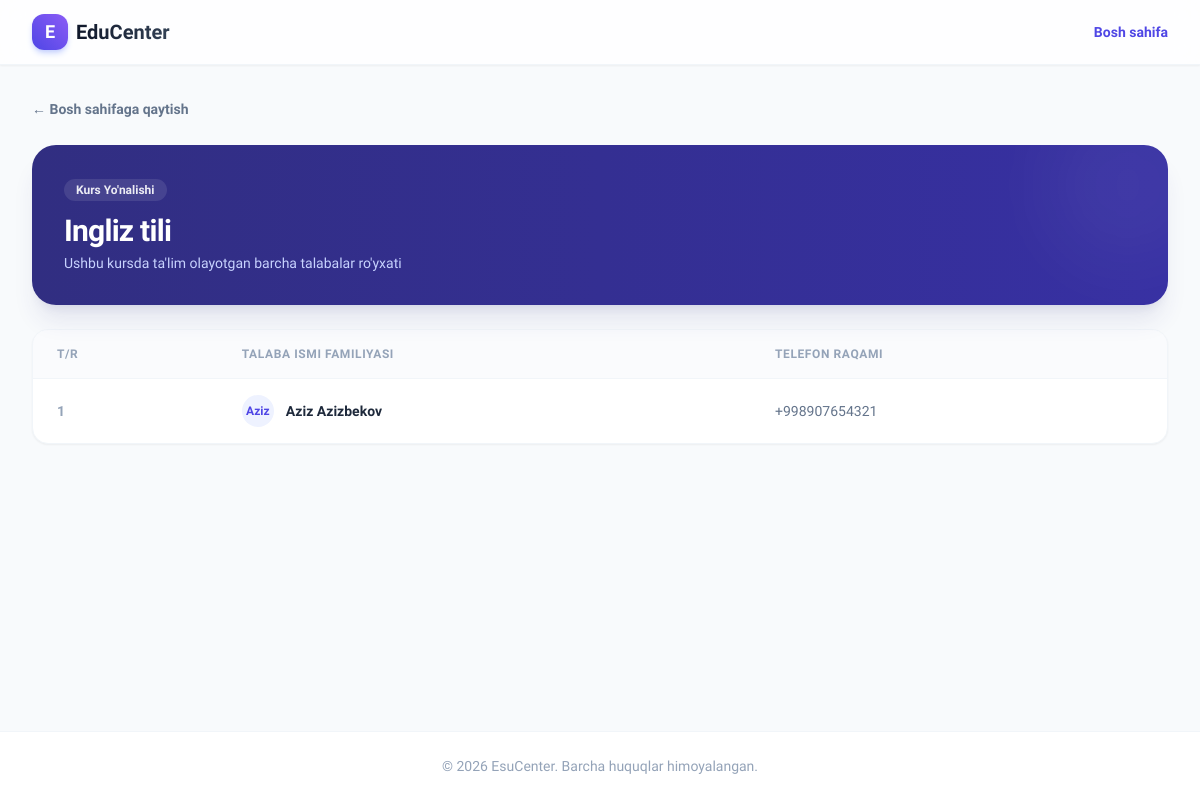
/courses/1, run on the app's committed database.
### courses/models.py (models this page shows, shortened)
class Course(models.Model):
    title = models.CharField(max_length=100)
    description = models.TextField()
    duration = models.IntegerField()
    price = models.IntegerField()

class Student(models.Model):
    first_name = models.CharField(max_length=100)
    last_name = models.CharField(max_length=100)
    birth_year = models.PositiveSmallIntegerField()
    phone_number = models.CharField(max_length=13)
    course = models.ForeignKey(Course, on_delete=models.CASCADE)

### courses/views.py (the view)
# urls.py: path('courses/<int:course_id>', student_by_course, name='student_by_course'),
def student_by_course(request, course_id):
    courses = Course.objects.all()
    students = Student.objects.filter(course_id=course_id)
    course = Course.objects.get(id=course_id)
    context = {
        'courses': courses,
        'course': course,
        'students': students,
        'title': course.title
    }
    return render(request, 'courses/student_by_course.html', context)

### templates/courses/student_by_course.html
{% extends 'base.html' %}
{% block content %}
<div class="space-y-6">
    <div>
        <a href="{% url 'home' %}" class="inline-flex items-center text-sm font-semibold text-slate-500 hover:text-indigo-600 gap-2 transition">
            &larr; Bosh sahifaga qaytish
        </a>
    </div>
    <div class="bg-gradient-to-r from-indigo-900 to-indigo-800 rounded-3xl p-8 text-white shadow-xl shadow-indigo-900/10 relative overflow-hidden">
        <div class="absolute -right-10 -top-10 w-40 h-40 bg-white/5 rounded-full blur-2xl"></div>
        <span class="px-3 py-1 bg-white/10 text-white/90 text-xs font-semibold rounded-full backdrop-blur-sm">Kurs Yo'nalishi</span>
        <h1 class="text-3xl font-extrabold mt-3 tracking-tight">{{ course.title }}</h1>
        <p class="text-indigo-200 text-sm mt-1">Ushbu kursda ta'lim olayotgan barcha talabalar ro'yxati</p>
    </div>
    <div class="bg-white rounded-2xl border border-slate-100 shadow-sm overflow-hidden">
        <table class="w-full text-left border-collapse">
            <thead>
                <tr class="bg-slate-50/70 border-b border-slate-100 text-slate-400 text-xs font-bold uppercase tracking-wider">
                    <th class="py-4 px-6">T/r</th>
                    <th class="py-4 px-6">Talaba Ismi Familiyasi</th>
                    <th class="py-4 px-6">Telefon Raqami</th>
            </thead>
            <tbody class="divide-y divide-slate-100 text-sm text-slate-600">
                {% for student in students %}
                <tr class="hover:bg-slate-50/80 transition-colors">
                    <td class="py-4 px-6 font-semibold text-slate-400">{{ forloop.counter }}</td>
                    <td class="py-4 px-6">
                        <div class="flex items-center gap-3">
                            <div class="w-8 h-8 rounded-full bg-indigo-50 text-indigo-600 font-bold text-xs flex items-center justify-center">
                                {{ student.first_name }}
                            </div>
                            <span class="font-semibold text-slate-800">{{ student.first_name }} {{ student.last_name }}</span>
                        </div>
                    </td>
                    <td class="py-4 px-6 font-medium text-slate-500">{{ student.phone_number }}</td>
                </tr>
                {% endfor %}
            </tbody>
        </table>
    </div>
</div>
{% endblock %}

### templates/components/_style.html (style rules this page uses)
body { font-family: 'Plus Jakarta Sans', sans-serif; }

### data on the page
Course: title "Ingliz tili"
Student: first_name "Aziz", last_name "Azizbekov", phone_number "+998907654321"
